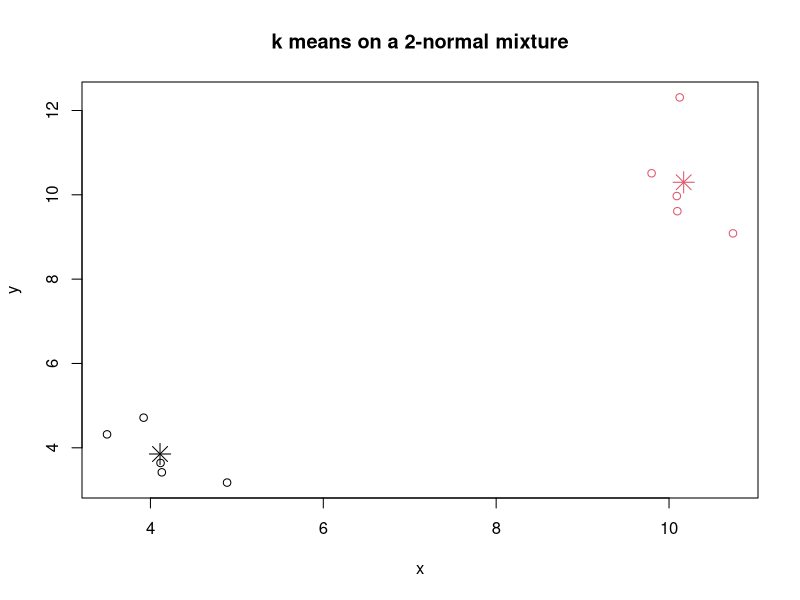
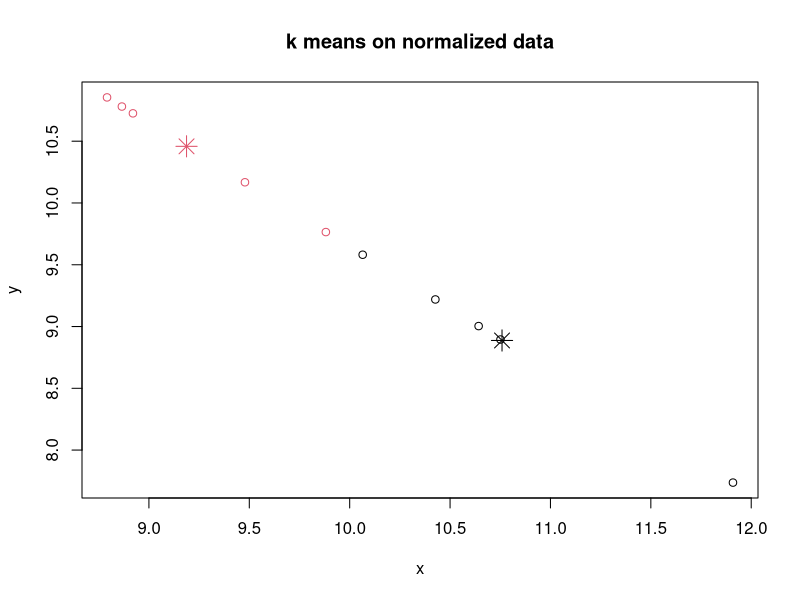

Recreate these plots in R, in order.
## ---- chunk 1
#make reproducible
set.seed(100)
# create mixture:
x <- rbind(matrix(rnorm(10, mean=4,sd = 1), ncol = 2),
           matrix(rnorm(10, mean = 10, sd = 1), ncol = 2))
colnames(x) <- c("x", "y")
cl <- kmeans(x, 2)
plot(x, col = cl$cluster,main="k means on a 2-normal mixture")
points(cl$centers, col = 1:2, pch = 8, cex = 2)
## ---- chunk 2
#A normalize function:
normalize<- function(x) {
return(  
	apply(
		t(apply(t(x),2,FUN=function(x) {x/sum(x)})),
		2,FUN=function(x) {x/sd(x)})
	)}

#And now k means on normalized data:
cl2 <- kmeans(normalize(x), 2)
plot(normalize(x), col = cl2$cluster,main="k means on normalized data")
points(cl2$centers, col = 1:2, pch = 8, cex = 2)
## ---- chunk 3
#original data:
x
#deviding by row sum (document frequency):
t(apply(t(x),2,FUN=function(x) {x/sum(x)}))
#and now devide by std of column (standardize term variance):
normalize(x)
## ---- chunk 4
cl$cluster
cl2$cluster
